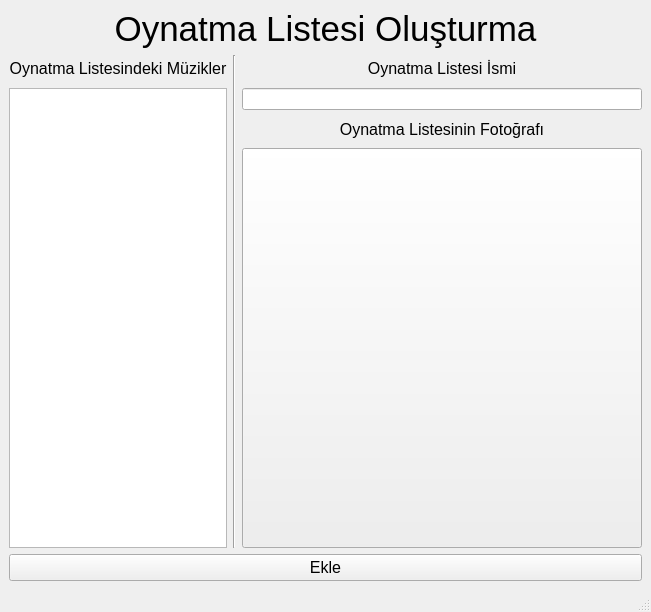
<?xml version="1.0" encoding="UTF-8"?>
<ui version="4.0">
 <class>oynatmaListesiOlusturma</class>
 <widget class="QMainWindow" name="oynatmaListesiOlusturma">
  <property name="geometry">
   <rect>
    <x>0</x>
    <y>0</y>
    <width>646</width>
    <height>612</height>
   </rect>
  </property>
  <property name="windowTitle">
   <string>MainWindow</string>
  </property>
  <widget class="QWidget" name="centralwidget">
   <layout class="QGridLayout" name="gridLayout">
    <item row="6" column="0" colspan="3">
     <widget class="QPushButton" name="ekle">
      <property name="font">
       <font>
        <pointsize>12</pointsize>
       </font>
      </property>
      <property name="text">
       <string>Ekle</string>
      </property>
     </widget>
    </item>
    <item row="2" column="2">
     <widget class="QLineEdit" name="isim"/>
    </item>
    <item row="0" column="0" colspan="3">
     <widget class="QLabel" name="label">
      <property name="maximumSize">
       <size>
        <width>16777215</width>
        <height>50</height>
       </size>
      </property>
      <property name="font">
       <font>
        <pointsize>26</pointsize>
       </font>
      </property>
      <property name="text">
       <string>Oynatma Listesi Oluşturma</string>
      </property>
      <property name="alignment">
       <set>Qt::AlignmentFlag::AlignCenter</set>
      </property>
     </widget>
    </item>
    <item row="1" column="0">
     <widget class="QLabel" name="label_4">
      <property name="font">
       <font>
        <pointsize>12</pointsize>
       </font>
      </property>
      <property name="text">
       <string>Oynatma Listesindeki Müzikler</string>
      </property>
      <property name="alignment">
       <set>Qt::AlignmentFlag::AlignCenter</set>
      </property>
     </widget>
    </item>
    <item row="1" column="2">
     <widget class="QLabel" name="label_2">
      <property name="maximumSize">
       <size>
        <width>16777215</width>
        <height>30</height>
       </size>
      </property>
      <property name="font">
       <font>
        <pointsize>12</pointsize>
       </font>
      </property>
      <property name="text">
       <string>Oynatma Listesi İsmi</string>
      </property>
      <property name="alignment">
       <set>Qt::AlignmentFlag::AlignCenter</set>
      </property>
     </widget>
    </item>
    <item row="4" column="2" rowspan="2">
     <widget class="QPushButton" name="ekleIcon">
      <property name="minimumSize">
       <size>
        <width>400</width>
        <height>400</height>
       </size>
      </property>
      <property name="toolTip">
       <string>notFound</string>
      </property>
      <property name="text">
       <string/>
      </property>
      <property name="iconSize">
       <size>
        <width>400</width>
        <height>400</height>
       </size>
      </property>
     </widget>
    </item>
    <item row="3" column="2">
     <widget class="QLabel" name="label_3">
      <property name="maximumSize">
       <size>
        <width>16777215</width>
        <height>30</height>
       </size>
      </property>
      <property name="font">
       <font>
        <pointsize>12</pointsize>
       </font>
      </property>
      <property name="text">
       <string>Oynatma Listesinin Fotoğrafı</string>
      </property>
      <property name="alignment">
       <set>Qt::AlignmentFlag::AlignCenter</set>
      </property>
     </widget>
    </item>
    <item row="2" column="0" rowspan="4">
     <widget class="QListWidget" name="medyalar">
      <property name="selectionMode">
       <enum>QAbstractItemView::SelectionMode::ExtendedSelection</enum>
      </property>
      <property name="movement">
       <enum>QListView::Movement::Free</enum>
      </property>
      <property name="viewMode">
       <enum>QListView::ViewMode::ListMode</enum>
      </property>
     </widget>
    </item>
    <item row="1" column="1" rowspan="5">
     <widget class="Line" name="line">
      <property name="orientation">
       <enum>Qt::Orientation::Vertical</enum>
      </property>
     </widget>
    </item>
   </layout>
  </widget>
  <widget class="QStatusBar" name="statusbar"/>
 </widget>
 <resources/>
 <connections/>
</ui>
